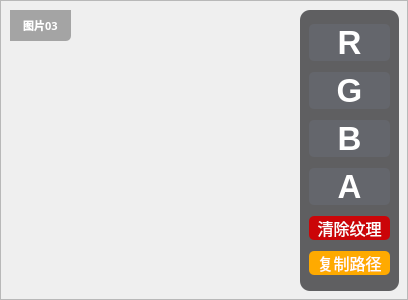
               <widget class="QFrame" name="F_Image_03">
                <property name="styleSheet">
                 <string notr="true">#F_Image_03
{
background-color: rgb(30, 30, 30);
border-radius:7px;
}
</string>
                </property>
                <property name="frameShape">
                 <enum>QFrame::StyledPanel</enum>
                </property>
                <property name="frameShadow">
                 <enum>QFrame::Raised</enum>
                </property>
                <widget class="QLabel" name="Image03">
                 <property name="geometry">
                  <rect>
                   <x>10</x>
                   <y>10</y>
                   <width>280</width>
                   <height>280</height>
                  </rect>
                 </property>
                 <property name="acceptDrops">
                  <bool>true</bool>
                 </property>
                 <property name="styleSheet">
                  <string notr="true">	border-radius:30px;
</string>
                 </property>
                 <property name="text">
                  <string/>
                 </property>
                 <property name="textFormat">
                  <enum>Qt::AutoText</enum>
                 </property>
                 <property name="pixmap">
                  <pixmap resource="纹理混合工具Icon图集.qrc">:/Icon/Icon/ADD2_480px.png</pixmap>
                 </property>
                 <property name="scaledContents">
                  <bool>true</bool>
                 </property>
                 <property name="wordWrap">
                  <bool>true</bool>
                 </property>
                 <property name="margin">
                  <number>0</number>
                 </property>
                </widget>
                <widget class="QFrame" name="Image03_ButtonGroup">
                 <property name="geometry">
                  <rect>
                   <x>300</x>
                   <y>10</y>
                   <width>99</width>
                   <height>281</height>
                  </rect>
                 </property>
                 <property name="styleSheet">
                  <string notr="true">QPushButton{
	color: rgb(255, 255, 255);
}

QPushButton:hover{
padding-bottom:5px;
}

QPushButton:pressed{
padding-left:5px;
padding-top:5px;
}
#Image03_ButtonGroup{
	background-color: rgba(45, 45, 48,190);
	border-radius:10px;
}

</string>
                 </property>
                 <property name="frameShape">
                  <enum>QFrame::StyledPanel</enum>
                 </property>
                 <property name="frameShadow">
                  <enum>QFrame::Raised</enum>
                 </property>
                 <layout class="QVBoxLayout" name="verticalLayout_5">
                  <property name="topMargin">
                   <number>9</number>
                  </property>
                  <item>
                   <widget class="QPushButton" name="Image03_Button_R">
                    <property name="font">
                     <font>
                      <family>Tahoma</family>
                      <pointsize>25</pointsize>
                      <weight>75</weight>
                      <bold>true</bold>
                     </font>
                    </property>
                    <property name="styleSheet">
                     <string notr="true">background-color: rgb(100, 102, 108);
border-radius:5px;
color: rgb(255, 255, 255);
bordert-radius: 5px;
border-image: url(:/Image/Icon/bg_01px.png);</string>
                    </property>
                    <property name="text">
                     <string>R</string>
                    </property>
                   </widget>
                  </item>
                  <item>
                   <widget class="QPushButton" name="Image03_Button_G">
                    <property name="font">
                     <font>
                      <family>Tahoma</family>
                      <pointsize>25</pointsize>
                      <weight>75</weight>
                      <bold>true</bold>
                     </font>
                    </property>
                    <property name="styleSheet">
                     <string notr="true">background-color: rgb(100, 102, 108);
border-radius:5px;
color: rgb(255, 255, 255);
bordert-radius: 5px;
border-image: url(:/Image/Icon/bg_01px.png);</string>
                    </property>
                    <property name="text">
                     <string>G</string>
                    </property>
                   </widget>
                  </item>
                  <item>
                   <widget class="QPushButton" name="Image03_Button_B">
                    <property name="font">
                     <font>
                      <family>Tahoma</family>
                      <pointsize>25</pointsize>
                      <weight>75</weight>
                      <bold>true</bold>
                     </font>
                    </property>
                    <property name="styleSheet">
                     <string notr="true">background-color: rgb(100, 102, 108);
border-radius:5px;
color: rgb(255, 255, 255);
bordert-radius: 5px;
border-image: url(:/Image/Icon/bg_01px.png);</string>
                    </property>
                    <property name="text">
                     <string>B</string>
                    </property>
                   </widget>
                  </item>
                  <item>
                   <widget class="QPushButton" name="Image03_Button_CopyPath">
                    <property name="font">
                     <font>
                      <family>Tahoma</family>
                      <pointsize>25</pointsize>
                      <weight>75</weight>
                      <bold>true</bold>
                     </font>
                    </property>
                    <property name="styleSheet">
                     <string notr="true">background-color: rgb(100, 102, 108);
border-radius:5px;
color: rgb(255, 255, 255);
bordert-radius: 5px;
border-image: url(:/Image/Icon/bg_01px.png);</string>
                    </property>
                    <property name="text">
                     <string>A</string>
                    </property>
                   </widget>
                  </item>
                  <item>
                   <widget class="QPushButton" name="Image03_Button_Clear">
                    <property name="font">
                     <font>
                      <family>微软雅黑</family>
                      <pointsize>12</pointsize>
                      <weight>50</weight>
                      <bold>false</bold>
                     </font>
                    </property>
                    <property name="styleSheet">
                     <string notr="true">background-color: rgb(203, 5, 8);
border-radius:5px;
color: rgb(255, 255, 255);
bordert-radius: 5px;
</string>
                    </property>
                    <property name="text">
                     <string>清除纹理</string>
                    </property>
                   </widget>
                  </item>
                  <item>
                   <widget class="QPushButton" name="Image03_Button_A">
                    <property name="font">
                     <font>
                      <family>微软雅黑</family>
                      <pointsize>12</pointsize>
                      <weight>50</weight>
                      <bold>false</bold>
                     </font>
                    </property>
                    <property name="styleSheet">
                     <string notr="true">background-color: rgb(255, 170, 0);
border-radius:5px;
color: rgb(255, 255, 255);
bordert-radius: 5px;
</string>
                    </property>
                    <property name="text">
                     <string>复制路径</string>
                    </property>
                   </widget>
                  </item>
                 </layout>
                </widget>
                <widget class="QLabel" name="Image03_Label">
                 <property name="geometry">
                  <rect>
                   <x>10</x>
                   <y>10</y>
                   <width>61</width>
                   <height>31</height>
                  </rect>
                 </property>
                 <property name="font">
                  <font>
                   <family>微软雅黑</family>
                   <pointsize>8</pointsize>
                   <weight>75</weight>
                   <bold>true</bold>
                  </font>
                 </property>
                 <property name="styleSheet">
                  <string notr="true">color: rgb(255, 255, 255);
background-color: rgba(0, 0, 0,80);
border-bottom-right-radius:5px;</string>
                 </property>
                 <property name="text">
                  <string>图片03</string>
                 </property>
                 <property name="alignment">
                  <set>Qt::AlignCenter</set>
                 </property>
                </widget>
               </widget>
